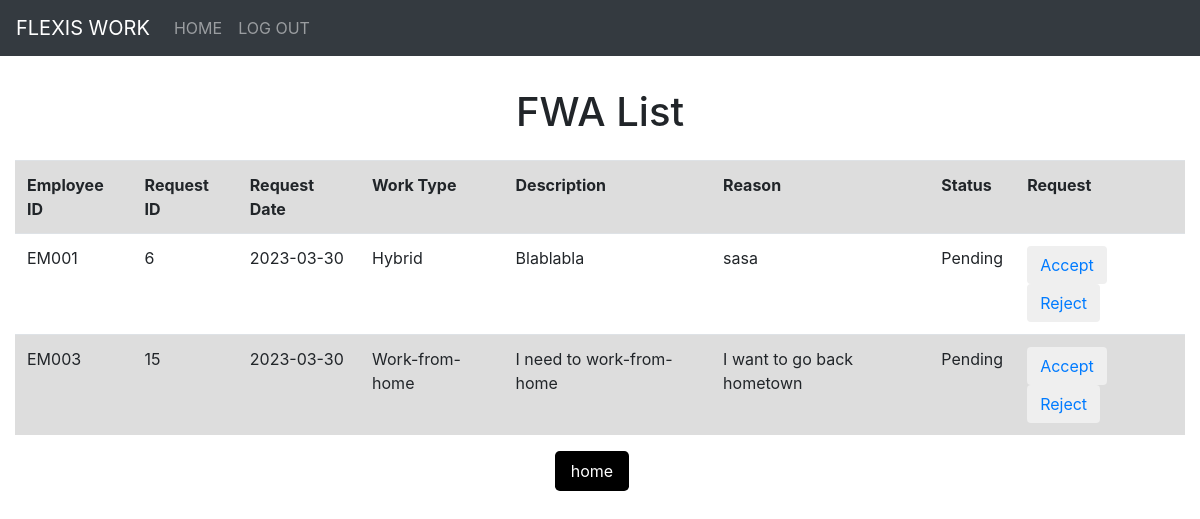
Page /reviewPage.php on the committed database.
### tables this page shows
CREATE TABLE `fwa_rquest` (
  `requestID` int(11) NOT NULL,
  `requestDate` date NOT NULL DEFAULT current_timestamp(),
  `workType` varchar(30) NOT NULL CHECK (`workType` in ('Flexi-hour','Work-from-home','Hybrid')),
  `description` varchar(255) NOT NULL,
  `reason` varchar(255) NOT NULL,
  `status` varchar(20) NOT NULL,
  `comment` varchar(255) DEFAULT NULL,
  `employeeID` varchar(5) NOT NULL
);

### reviewPage.php (the view, shortened to what this page needs)
<!DOCTYPE html>
<html>
<?php include 'Component/head.php'; ?>
<?php include 'Component/header.php'; ?>
<body>
    <h1>FWA List</h1>
    <div class="container-fluid">
        <table class="table">
            <tbody>
                <tr>
                    <th scope="col">Employee ID</th>
                    <th scope="col">Request ID</th>
                    <th scope="col">Request Date</th>
                    <th scope="col">Work Type</th>
                    <th scope="col">Description</th>
                    <th scope="col">Reason</th>
                    <th scope="col">Status</th>
                    <th scope="col">Request</th>
                </tr>
                <?php
            require_once('config.php');
            $sql =  "SELECT * FROM fwa_rquest WHERE Status = 'Pending';";
            $result = $conn->query($sql);
            while($row = $result -> fetch_assoc()){
                echo
                "<tr>
                    <td>".$row["employeeID"]."</td>
                    <td>".$row["requestID"]."</td>
                    <td>".$row["requestDate"]."</td>
                    <td>".$row["workType"]."</td>
                    <td>".$row["description"]."</td>
                    <td>".$row["reason"]."</td>
                    <td>".$row["status"]."</td>
                    <td>
                        <button class=btn btn-primary><a href='acceptReq.php?reqID=".$row["requestID"]."&empID=".$row["employeeID"]."&workType=".$row["workType"]."'>Accept</a></button>
                        <button class=btn btn-primary><a href='rejectReq.php?reqID=".$row["requestID"]."&empID=".$row["employeeID"]."'>Reject</a></button>
                    </td>
                </tr>";
            }
            ?>
            </tbody>
        </table>
        <div class="container text-center">
            <form action="reviewPage.php" method="post">
                <input class="btn btn-secondary" type="submit" name="home" value="home">
        </div>
    </div>
</body>
</html>

### style.css (style rules this page uses)
form { width: 100%; margin: 0 auto; max-width: 400px; }
h1 { font-size: 2.5rem; margin-top: 2rem; margin-bottom: 1.5rem; text-align: center; }
table { border-collapse: collapse; }
tr:nth-child(odd) { background-color: #ddd; }
th, td { padding: 5px 10px; }
input[type="submit"], input[type="reset"] { padding: 0.5rem 1rem; border: none; border-radius: 0.3rem; background-color: #000000; color: white; font-size: 1rem; cursor: pointer; margin-right: 1rem; }

### rows in the picture
fwa_rquest: employeeID "EM001", requestID "6", requestDate "2023-03-30", workType "Hybrid", description "Blablabla", reason "sasa", status "Pending"
fwa_rquest: employeeID "EM003", requestID "15", requestDate "2023-03-30", workType "Work-from-home", description "I need to work-from-home", reason "I want to go back hometown", status "Pending"
